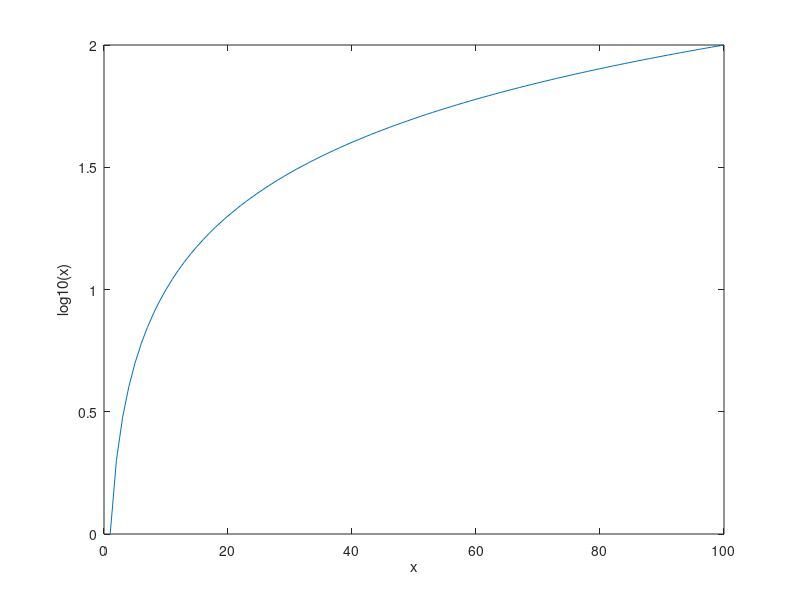

Write MATLAB code to recreate this figure.
% Regression test function (black box) for log10
% This function is autogenerated by helpgen.py
function bbtest_success = bbtest_mathfunctions_log10
  bbtest_success = 1;
NumErrors = 0;
try
  x = linspace(1,100);
catch
  NumErrors = NumErrors + 1;
end
try
  plot(x,log10(x))
catch
  NumErrors = NumErrors + 1;
end
try
  xlabel('x');
catch
  NumErrors = NumErrors + 1;
end
try
  ylabel('log10(x)');
catch
  NumErrors = NumErrors + 1;
end
try
  mprint('log10plot');
catch
  NumErrors = NumErrors + 1;
end
if (NumErrors ~= 0) bbtest_success = 0; return; end
